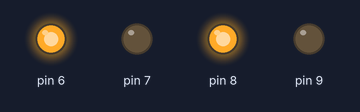
The sketch below on a simulated Arduino Uno, built with avr-gcc and run on an emulated ATmega328P. Parts: output pins drawn as LEDs (lit = HIGH).

Above: at 0.5 s.
At 3.5 s:
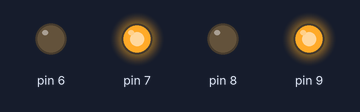
Timing chart, 0 to 4.6 s (numbered marks = the images above):
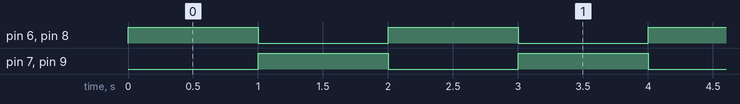

Measured:
- by itself, pin 6–9: alternates HIGH for 1.0 s and LOW for 1.0 s

The sketch:

Motor_13.7.2019_.ino
```cpp
void setup() {
  // put your setup code here, to run once:
pinMode(8,OUTPUT);
pinMode(9,OUTPUT);
pinMode(6,OUTPUT);
pinMode(7,OUTPUT);
}

void loop() {
  // put your main code here, to run repeatedly:
digitalWrite(8,HIGH);
digitalWrite(9,LOW);

digitalWrite(6,HIGH);
digitalWrite(7,LOW);
delay(1000);
//////////////////////////////
digitalWrite(8,LOW);
digitalWrite(9,HIGH);

digitalWrite(6,LOW);
digitalWrite(7,HIGH);
delay(1000);
}
```
